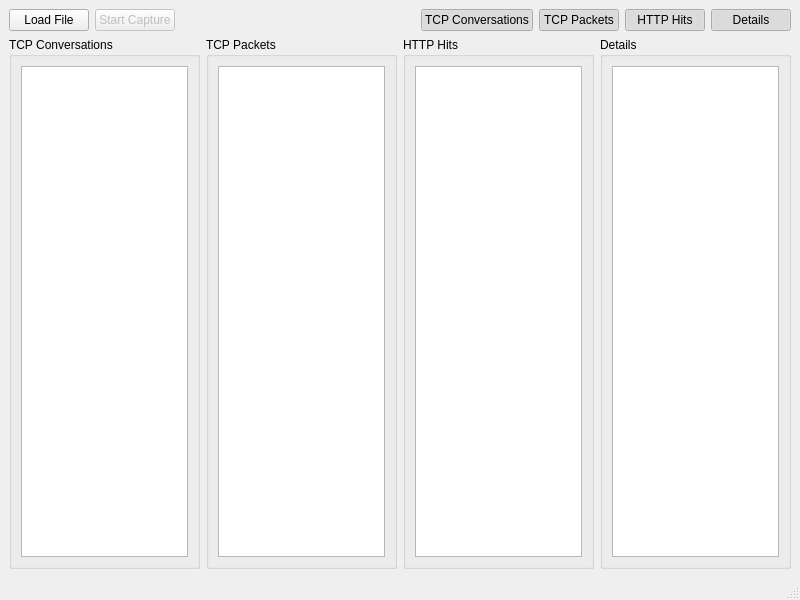
<?xml version="1.0" encoding="UTF-8"?>
<ui version="4.0">
 <class>HttpppMainWindow</class>
 <widget class="QMainWindow" name="HttpppMainWindow">
  <property name="geometry">
   <rect>
    <x>0</x>
    <y>0</y>
    <width>800</width>
    <height>600</height>
   </rect>
  </property>
  <property name="windowTitle">
   <string>MainWindow</string>
  </property>
  <widget class="QWidget" name="centralwidget">
   <layout class="QVBoxLayout" name="verticalLayout">
    <item>
     <widget class="QWidget" name="panelControls" native="true">
      <layout class="QHBoxLayout" name="horizontalLayout_2">
       <property name="margin">
        <number>0</number>
       </property>
       <item>
        <widget class="QPushButton" name="pushLoad">
         <property name="text">
          <string>Load File</string>
         </property>
        </widget>
       </item>
       <item>
        <widget class="QPushButton" name="pushCapture">
         <property name="enabled">
          <bool>false</bool>
         </property>
         <property name="text">
          <string>Start Capture</string>
         </property>
        </widget>
       </item>
       <item>
        <spacer name="horizontalSpacer">
         <property name="orientation">
          <enum>Qt::Horizontal</enum>
         </property>
         <property name="sizeHint" stdset="0">
          <size>
           <width>40</width>
           <height>20</height>
          </size>
         </property>
        </spacer>
       </item>
       <item>
        <widget class="QPushButton" name="pushTcpConversations">
         <property name="text">
          <string>TCP Conversations</string>
         </property>
         <property name="checkable">
          <bool>true</bool>
         </property>
         <property name="checked">
          <bool>true</bool>
         </property>
        </widget>
       </item>
       <item>
        <widget class="QPushButton" name="pushTcpPackets">
         <property name="text">
          <string>TCP Packets</string>
         </property>
         <property name="checkable">
          <bool>true</bool>
         </property>
         <property name="checked">
          <bool>true</bool>
         </property>
        </widget>
       </item>
       <item>
        <widget class="QPushButton" name="pushHttpHits">
         <property name="text">
          <string>HTTP Hits</string>
         </property>
         <property name="checkable">
          <bool>true</bool>
         </property>
         <property name="checked">
          <bool>true</bool>
         </property>
        </widget>
       </item>
       <item>
        <widget class="QPushButton" name="pushDetails">
         <property name="text">
          <string>Details</string>
         </property>
         <property name="checkable">
          <bool>true</bool>
         </property>
         <property name="checked">
          <bool>true</bool>
         </property>
        </widget>
       </item>
      </layout>
     </widget>
    </item>
    <item>
     <widget class="QWidget" name="panelPanels" native="true">
      <property name="sizePolicy">
       <sizepolicy hsizetype="Preferred" vsizetype="Expanding">
        <horstretch>0</horstretch>
        <verstretch>0</verstretch>
       </sizepolicy>
      </property>
      <layout class="QHBoxLayout" name="horizontalLayout">
       <property name="margin">
        <number>0</number>
       </property>
       <item>
        <widget class="QGroupBox" name="panelTcpConversations">
         <property name="title">
          <string>TCP Conversations</string>
         </property>
         <layout class="QVBoxLayout" name="verticalLayout_5">
          <item>
           <widget class="EnhancedTableView" name="tcpConversationsView">
            <property name="sizePolicy">
             <sizepolicy hsizetype="Preferred" vsizetype="Expanding">
              <horstretch>0</horstretch>
              <verstretch>0</verstretch>
             </sizepolicy>
            </property>
            <property name="alternatingRowColors">
             <bool>true</bool>
            </property>
            <property name="selectionMode">
             <enum>QAbstractItemView::SingleSelection</enum>
            </property>
            <property name="selectionBehavior">
             <enum>QAbstractItemView::SelectRows</enum>
            </property>
            <property name="gridStyle">
             <enum>Qt::DotLine</enum>
            </property>
            <attribute name="verticalHeaderVisible">
             <bool>false</bool>
            </attribute>
           </widget>
          </item>
         </layout>
        </widget>
       </item>
       <item>
        <widget class="QGroupBox" name="panelTcpPackets">
         <property name="title">
          <string>TCP Packets</string>
         </property>
         <layout class="QVBoxLayout" name="verticalLayout_4">
          <item>
           <widget class="EnhancedTreeView" name="tcpPacketsView">
            <property name="sizePolicy">
             <sizepolicy hsizetype="Preferred" vsizetype="Expanding">
              <horstretch>0</horstretch>
              <verstretch>0</verstretch>
             </sizepolicy>
            </property>
           </widget>
          </item>
         </layout>
        </widget>
       </item>
       <item>
        <widget class="QGroupBox" name="panelHttpHits">
         <property name="title">
          <string>HTTP Hits</string>
         </property>
         <layout class="QVBoxLayout" name="verticalLayout_3">
          <item>
           <widget class="EnhancedTableView" name="httpHitsView">
            <property name="alternatingRowColors">
             <bool>true</bool>
            </property>
            <property name="selectionMode">
             <enum>QAbstractItemView::SingleSelection</enum>
            </property>
            <property name="selectionBehavior">
             <enum>QAbstractItemView::SelectRows</enum>
            </property>
            <property name="gridStyle">
             <enum>Qt::DotLine</enum>
            </property>
            <attribute name="verticalHeaderVisible">
             <bool>false</bool>
            </attribute>
           </widget>
          </item>
         </layout>
        </widget>
       </item>
       <item>
        <widget class="QGroupBox" name="panelDetails">
         <property name="title">
          <string>Details</string>
         </property>
         <layout class="QVBoxLayout" name="verticalLayout_2">
          <item>
           <widget class="QTextBrowser" name="detailsView">
            <property name="sizePolicy">
             <sizepolicy hsizetype="Preferred" vsizetype="Expanding">
              <horstretch>0</horstretch>
              <verstretch>0</verstretch>
             </sizepolicy>
            </property>
           </widget>
          </item>
         </layout>
        </widget>
       </item>
      </layout>
     </widget>
    </item>
   </layout>
  </widget>
  <widget class="QMenuBar" name="menubar">
   <property name="geometry">
    <rect>
     <x>0</x>
     <y>0</y>
     <width>800</width>
     <height>18</height>
    </rect>
   </property>
  </widget>
  <widget class="QStatusBar" name="statusbar"/>
 </widget>
 <customwidgets>
  <customwidget>
   <class>EnhancedTreeView</class>
   <extends>QTreeView</extends>
   <header>widget/enhancedtreeview.h</header>
   <slots>
    <signal>currentIndexChanged(QModelIndex)</signal>
   </slots>
  </customwidget>
  <customwidget>
   <class>EnhancedTableView</class>
   <extends>QTableView</extends>
   <header>widget/enhancedtableview.h</header>
   <slots>
    <signal>currentIndexChanged(QModelIndex)</signal>
   </slots>
  </customwidget>
 </customwidgets>
 <resources/>
 <connections>
  <connection>
   <sender>tcpConversationsView</sender>
   <signal>currentIndexChanged(QModelIndex)</signal>
   <receiver>HttpppMainWindow</receiver>
   <slot>forwardSelection(QModelIndex)</slot>
   <hints>
    <hint type="sourcelabel">
     <x>85</x>
     <y>239</y>
    </hint>
    <hint type="destinationlabel">
     <x>0</x>
     <y>246</y>
    </hint>
   </hints>
  </connection>
  <connection>
   <sender>tcpPacketsView</sender>
   <signal>currentIndexChanged(QModelIndex)</signal>
   <receiver>HttpppMainWindow</receiver>
   <slot>forwardSelection(QModelIndex)</slot>
   <hints>
    <hint type="sourcelabel">
     <x>266</x>
     <y>327</y>
    </hint>
    <hint type="destinationlabel">
     <x>-1</x>
     <y>314</y>
    </hint>
   </hints>
  </connection>
  <connection>
   <sender>pushTcpConversations</sender>
   <signal>toggled(bool)</signal>
   <receiver>HttpppMainWindow</receiver>
   <slot>changePanelVisibility(bool)</slot>
   <hints>
    <hint type="sourcelabel">
     <x>477</x>
     <y>34</y>
    </hint>
    <hint type="destinationlabel">
     <x>467</x>
     <y>-4</y>
    </hint>
   </hints>
  </connection>
  <connection>
   <sender>pushTcpPackets</sender>
   <signal>toggled(bool)</signal>
   <receiver>HttpppMainWindow</receiver>
   <slot>changePanelVisibility(bool)</slot>
   <hints>
    <hint type="sourcelabel">
     <x>567</x>
     <y>43</y>
    </hint>
    <hint type="destinationlabel">
     <x>561</x>
     <y>-1</y>
    </hint>
   </hints>
  </connection>
  <connection>
   <sender>pushHttpHits</sender>
   <signal>toggled(bool)</signal>
   <receiver>HttpppMainWindow</receiver>
   <slot>changePanelVisibility(bool)</slot>
   <hints>
    <hint type="sourcelabel">
     <x>668</x>
     <y>41</y>
    </hint>
    <hint type="destinationlabel">
     <x>651</x>
     <y>-4</y>
    </hint>
   </hints>
  </connection>
  <connection>
   <sender>pushDetails</sender>
   <signal>toggled(bool)</signal>
   <receiver>HttpppMainWindow</receiver>
   <slot>changePanelVisibility(bool)</slot>
   <hints>
    <hint type="sourcelabel">
     <x>757</x>
     <y>38</y>
    </hint>
    <hint type="destinationlabel">
     <x>731</x>
     <y>-5</y>
    </hint>
   </hints>
  </connection>
  <connection>
   <sender>pushLoad</sender>
   <signal>clicked()</signal>
   <receiver>HttpppMainWindow</receiver>
   <slot>loadFileDialog()</slot>
   <hints>
    <hint type="sourcelabel">
     <x>52</x>
     <y>38</y>
    </hint>
    <hint type="destinationlabel">
     <x>-6</x>
     <y>50</y>
    </hint>
   </hints>
  </connection>
  <connection>
   <sender>pushCapture</sender>
   <signal>clicked()</signal>
   <receiver>HttpppMainWindow</receiver>
   <slot>startCaptureDialog()</slot>
   <hints>
    <hint type="sourcelabel">
     <x>120</x>
     <y>48</y>
    </hint>
    <hint type="destinationlabel">
     <x>1</x>
     <y>84</y>
    </hint>
   </hints>
  </connection>
  <connection>
   <sender>httpHitsView</sender>
   <signal>currentIndexChanged(QModelIndex)</signal>
   <receiver>HttpppMainWindow</receiver>
   <slot>forwardSelection(QModelIndex)</slot>
   <hints>
    <hint type="sourcelabel">
     <x>474</x>
     <y>381</y>
    </hint>
    <hint type="destinationlabel">
     <x>0</x>
     <y>367</y>
    </hint>
   </hints>
  </connection>
 </connections>
 <slots>
  <slot>changePanelVisibility(bool)</slot>
  <slot>forwardSelection(QModelIndex)</slot>
  <slot>loadFileDialog()</slot>
  <slot>startCaptureDialog()</slot>
 </slots>
</ui>
